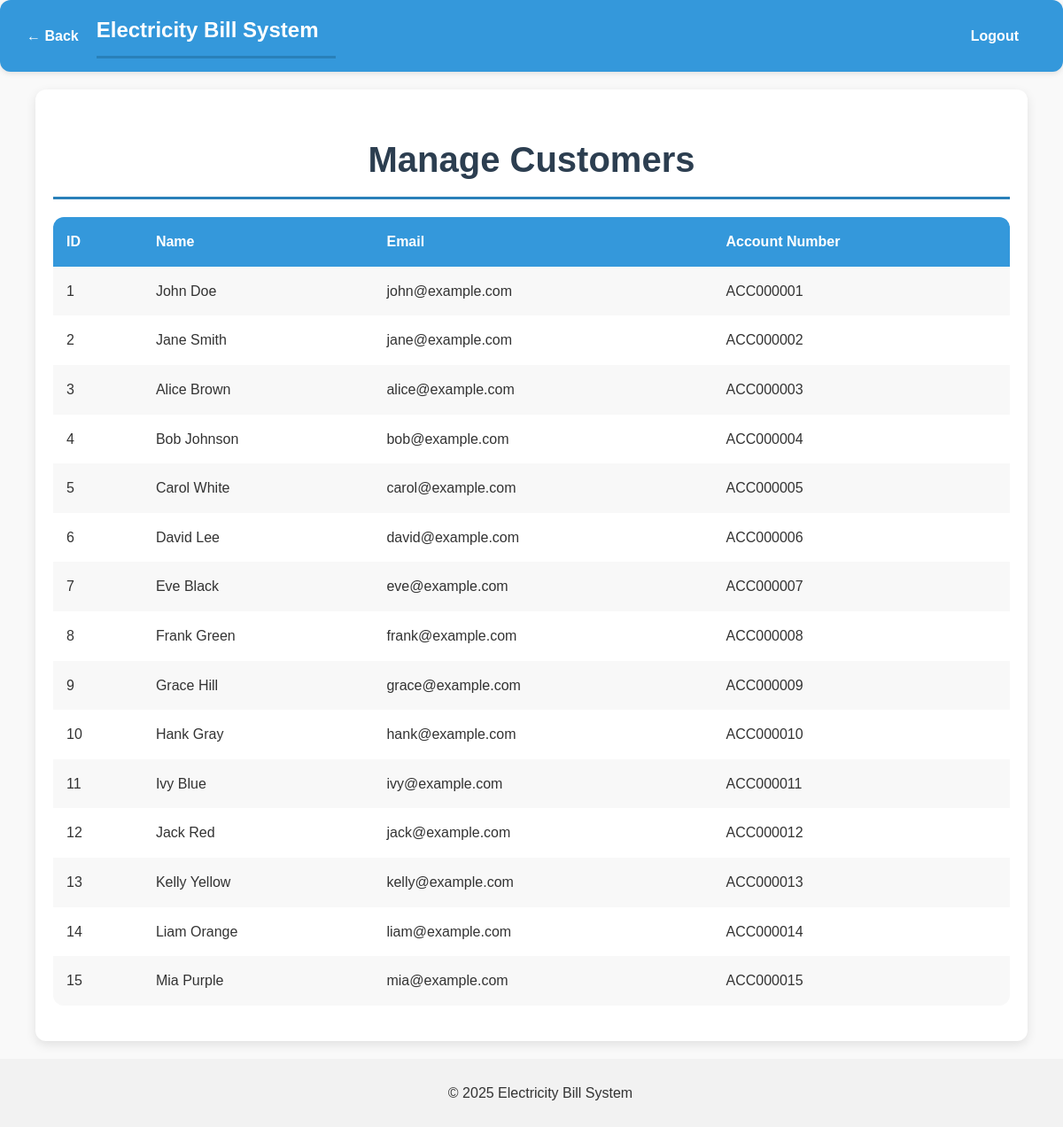
Page /admin/manage_customers.php (signed in) on the committed database.
### tables this page shows
CREATE TABLE `Account` (
  `account_id` int NOT NULL AUTO_INCREMENT,
  `cust_id` int DEFAULT NULL,
  `account_number` varchar(50) NOT NULL,
  `status` enum('Active','Inactive') DEFAULT 'Active',
  PRIMARY KEY (`account_id`),
  UNIQUE KEY `account_number` (`account_number`),
  KEY `cust_id` (`cust_id`),
  CONSTRAINT `account_ibfk_1` FOREIGN KEY (`cust_id`) REFERENCES `Customer` (`cust_id`)
);

CREATE TABLE `Customer` (
  `cust_id` int NOT NULL AUTO_INCREMENT,
  `cust_name` varchar(100) NOT NULL,
  `email` varchar(100) NOT NULL,
  `password` varchar(255) NOT NULL,
  `address_id` int NOT NULL,
  PRIMARY KEY (`cust_id`),
  UNIQUE KEY `email` (`email`),
  KEY `address_id` (`address_id`),
  CONSTRAINT `customer_ibfk_1` FOREIGN KEY (`address_id`) REFERENCES `Address` (`address_id`)
);

### admin/manage_customers.php (the view, shortened to what this page needs)
<?php
include('../includes/db_connection.php');
include('../includes/header.php');
$stmt = $conn->prepare("SELECT c.cust_id, c.cust_name, c.email, a.account_number
                        FROM Customer c
                        LEFT JOIN Account a ON c.cust_id = a.cust_id");
$stmt->execute();
$result = $stmt->get_result();
?>
<div class="container">
    <h1>Manage Customers</h1>
    <table>
        <tr><th>ID</th><th>Name</th><th>Email</th><th>Account Number</th></tr>
        <?php while ($row = $result->fetch_assoc()): ?>
            <tr>
                <td><?php echo $row['cust_id']; ?></td>
                <td><?php echo $row['cust_name']; ?></td>
                <td><?php echo $row['email']; ?></td>
                <td><?php echo $row['account_number']; ?></td>
            </tr>
        <?php endwhile; ?>
    </table>
</div>
<link rel="stylesheet" href="../css/styles.css">
<?php include('../includes/footer.php'); ?>

### css/styles.css (style rules this page uses)
body { font-family: 'Poppins', sans-serif; background-color: #f9f9f9; color: #333; margin: 0; padding: 0; line-height: 1.6; }
.container { width: 90%; max-width: 1200px; margin: 20px auto; padding: 20px; background-color: #ffffff; box-shadow: 0 4px 12px rgba(0, 0, 0, 0.1); border-radius: 12px; }
h1, h2, h3 { color: #2c3e50; margin-bottom: 20px; }
h1 { font-size: 2.5rem; text-align: center; border-bottom: 3px solid #2980b9; padding-bottom: 10px; }
table { width: 100%; border-collapse: collapse; margin-bottom: 20px; background-color: #ffffff; border-radius: 12px; overflow: hidden; }
th, td { padding: 15px; text-align: left; color: #333; }
th { background-color: #3498db; color: #fff; font-weight: bold; }
tr:nth-child(even) { background-color: #f8f8f8; }

### rows in the picture
account: cust.cust_id "1", cust.cust_name "John Doe", cust.email "john@example.com", account_number "ACC000001"
account: cust.cust_id "2", cust.cust_name "Jane Smith", cust.email "jane@example.com", account_number "ACC000002"
account: cust.cust_id "3", cust.cust_name "Alice Brown", cust.email "alice@example.com", account_number "ACC000003"
account: cust.cust_id "4", cust.cust_name "Bob Johnson", cust.email "bob@example.com", account_number "ACC000004"
account: cust.cust_id "5", cust.cust_name "Carol White", cust.email "carol@example.com", account_number "ACC000005"
account: cust.cust_id "6", cust.cust_name "David Lee", cust.email "david@example.com", account_number "ACC000006"
account: cust.cust_id "7", cust.cust_name "Eve Black", cust.email "eve@example.com", account_number "ACC000007"
account: cust.cust_id "8", cust.cust_name "Frank Green", cust.email "frank@example.com", account_number "ACC000008"
account: cust.cust_id "9", cust.cust_name "Grace Hill", cust.email "grace@example.com", account_number "ACC000009"
account: cust.cust_id "10", cust.cust_name "Hank Gray", cust.email "hank@example.com", account_number "ACC000010"
account: cust.cust_id "11", cust.cust_name "Ivy Blue", cust.email "ivy@example.com", account_number "ACC000011"
account: cust.cust_id "12", cust.cust_name "Jack Red", cust.email "jack@example.com", account_number "ACC000012"
account: cust.cust_id "13", cust.cust_name "Kelly Yellow", cust.email "kelly@example.com", account_number "ACC000013"
account: cust.cust_id "14", cust.cust_name "Liam Orange", cust.email "liam@example.com", account_number "ACC000014"
account: cust.cust_id "15", cust.cust_name "Mia Purple", cust.email "mia@example.com", account_number "ACC000015"
